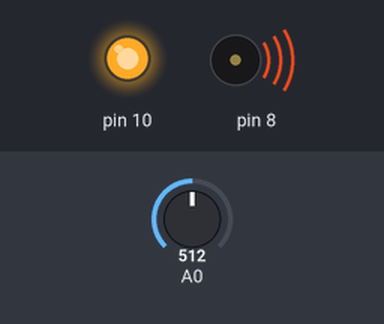
Bench run of a sketch on a simulated Arduino Uno, built with avr-gcc and run on an emulated ATmega328P. Shown: output pins drawn as LEDs (lit = HIGH), buzzer (waves = sounding). The inputs (shaded band) are chosen by the test bench; at power-on: A0 = 512.

Above: at 1.2 s.
1.3 s: A0 set to 108
2.8 s: A0 set to 89
At 4.0 s:
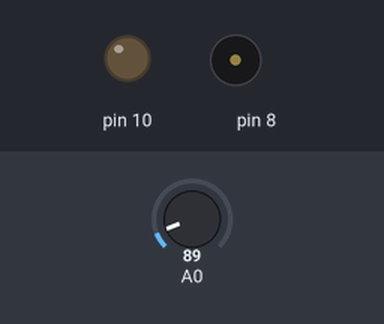
4.3 s: A0 set to 110
At 5.2 s:
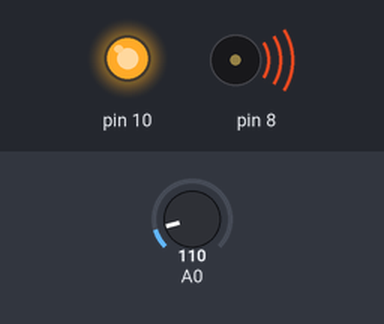
5.8 s: A0 set to 90
At 6.4 s:
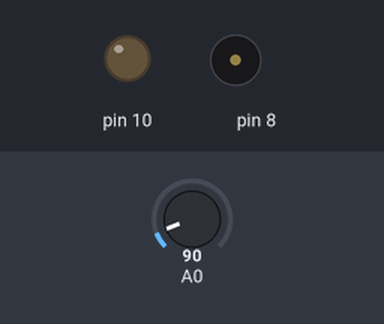
Timing chart, 0 to 8.3 s (numbered marks = the images above; inputs shaded):
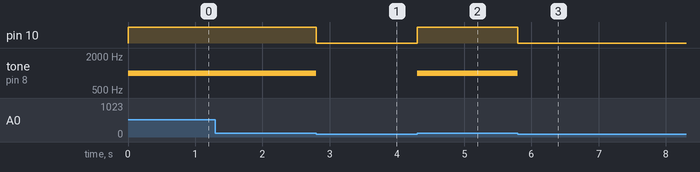

Measured:
- the behaviour switches between 101 and 100 on A0 (found by bisection; images 0 and 1)
- after the input at 1.3 s, every drawn part: stays the same
- after the input at 2.8 s, pin 10: HIGH → LOW at once; tone on pin 8: 1000 Hz → silent at once
- after the input at 4.3 s, pin 10: LOW → HIGH at once; tone on pin 8: silent → 1000 Hz at once
- after the input at 5.8 s, pin 10: HIGH → LOW at once; tone on pin 8: 1000 Hz → silent at once

The sketch:

Water_Alarm_System.ino
```cpp
//water alarm
int water;

void setup() {

  pinMode(10, OUTPUT);

}

void loop() {

  water = analogRead(A0);

  if (water > 100) {

    digitalWrite(10, HIGH);

    tone(8,1000);

  }

  else {

    digitalWrite(10, LOW);

    noTone(8);

  }

}
```
